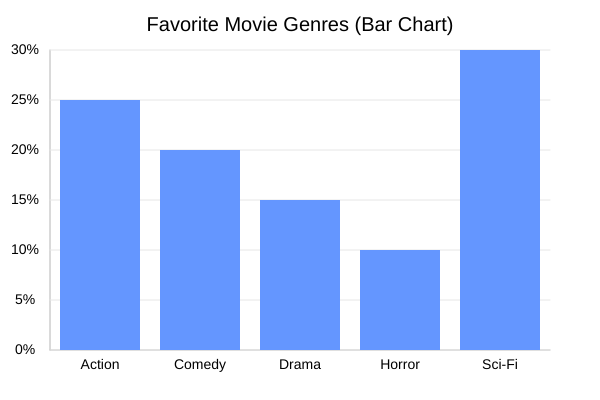
Frame 1 (no input)
Frame 60 (no input): identical to frame 1, image omitted
Frame 120 (the mouse pressed at the canvas centre since frame 60): identical to frame 1, image omitted

The p5.js sketch that drew this single still picture (run headless with seeded random() and noise() and a simulated clock; from frame 60 on, the mouse is pressed at the canvas centre):

// p5.js sketch
// ── sketch.js
let genres = [
  { label: "Action", value: 25 },
  { label: "Comedy", value: 20 },
  { label: "Drama", value: 15 },
  { label: "Horror", value: 10 },
  { label: "Sci-Fi", value: 30 }
];

let margin = 50;
let barWidth;
let maxVal;

function setup() {
  createCanvas(600, 400);
  textSize(14);
  textAlign(CENTER, CENTER);
  maxVal = max(genres.map(g => g.value));
  barWidth = (width - 2 * margin) / genres.length;
}

function draw() {
  background(255);

  // Title
  textSize(20);
  fill(0);
  text("Favorite Movie Genres (Bar Chart)", width / 2, 25);
  textSize(14);

  // Axes
  stroke(180);
  line(margin, height - margin, width - margin, height - margin); // x-axis
  line(margin, margin, margin, height - margin); // y-axis

  // Y-axis labels and grid lines
  noStroke();
  fill(0);
  for (let i = 0; i <= maxVal; i += 5) {
    let y = map(i, 0, maxVal, height - margin, margin);
    text(i + "%", margin - 25, y);
    stroke(230);
    line(margin, y, width - margin, y);
    noStroke();
  }

  // Draw bars
  for (let i = 0; i < genres.length; i++) {
    let x = margin + i * barWidth + 10;
    let h = map(genres[i].value, 0, maxVal, 0, height - 2 * margin);
    let y = height - margin - h;

    // Bar fill color
    fill(100, 150, 255);
    noStroke();

    // Highlight on hover
    if (mouseX > x && mouseX < x + barWidth - 20 && mouseY > y && mouseY < height - margin) {
      fill(255, 100, 100);
      stroke(0);
      rect(mouseX + 10, mouseY - 30, 100, 30, 5);
      noStroke();
      fill(0);
      text(`${genres[i].label}: ${genres[i].value}%`, mouseX + 60, mouseY - 15);
    }

    rect(x, y, barWidth - 20, h);

    // Label below bar
    fill(0);
    text(genres[i].label, x + (barWidth - 20) / 2, height - margin + 15);
  }
}
